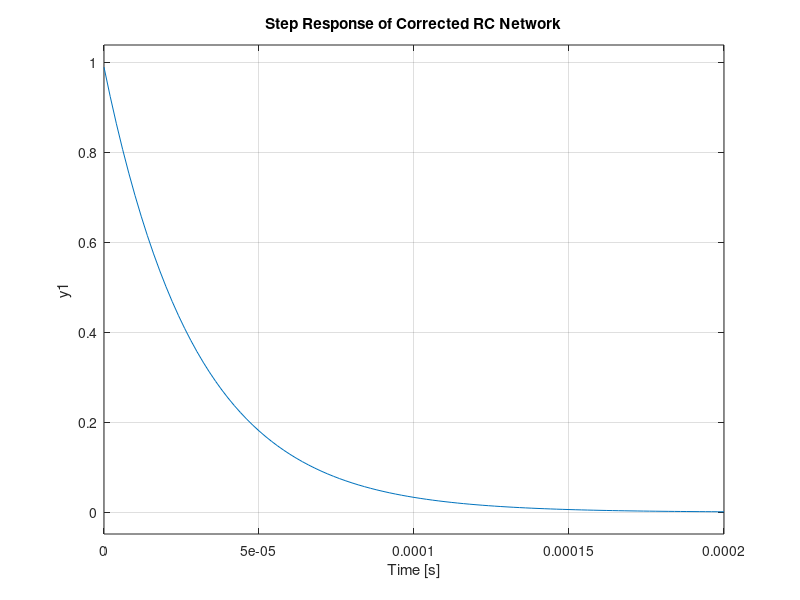

This chart was generated by the following MATLAB code:
% 2022e048
% BANDARA H.G.T.D.
% RC network

R = 52e3;       % 52 kΩ
C1 = 560e-12;   % 560 pF
C2 = 6e-12;     % 6 pF

num = [R*C1 0];                          % sRC1
den = [R*(C1 + C2), 1];                  % sR(C1 + C2) + 1

sys = tf(num, den)

step(sys);
title('Step Response of Corrected RC Network');
